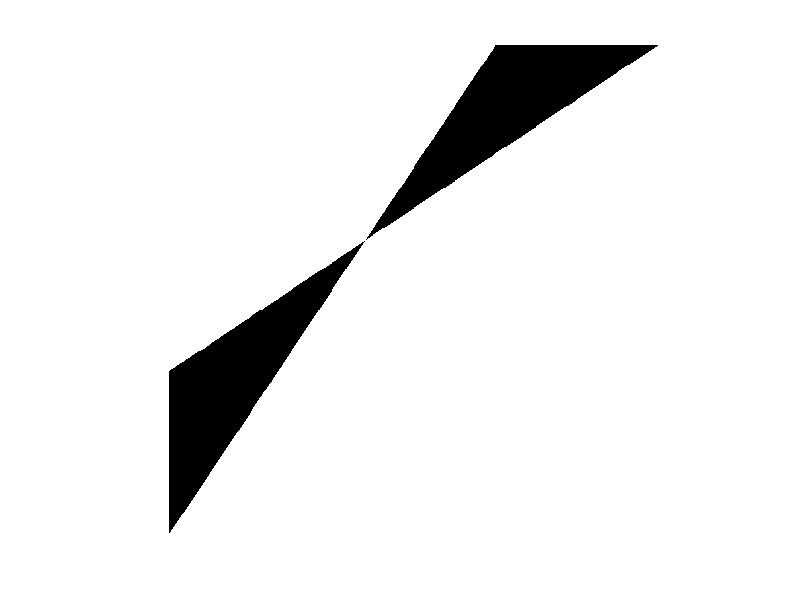
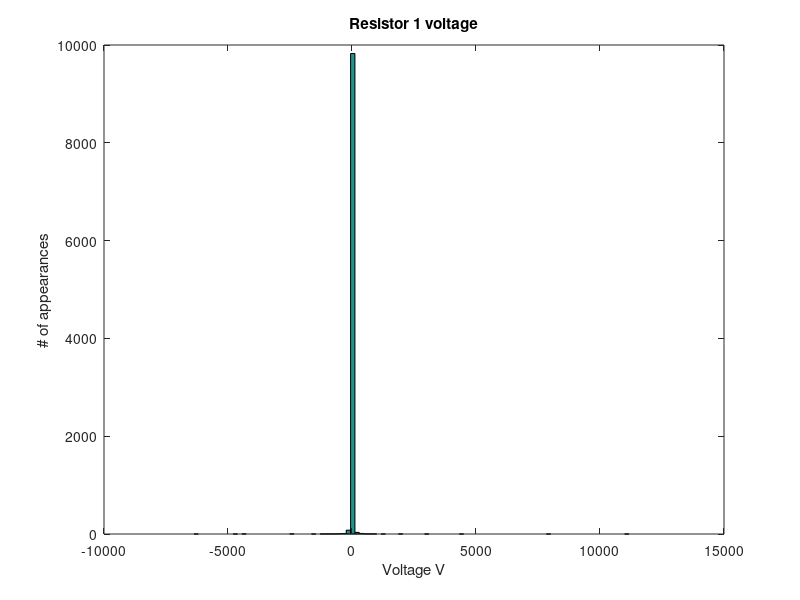
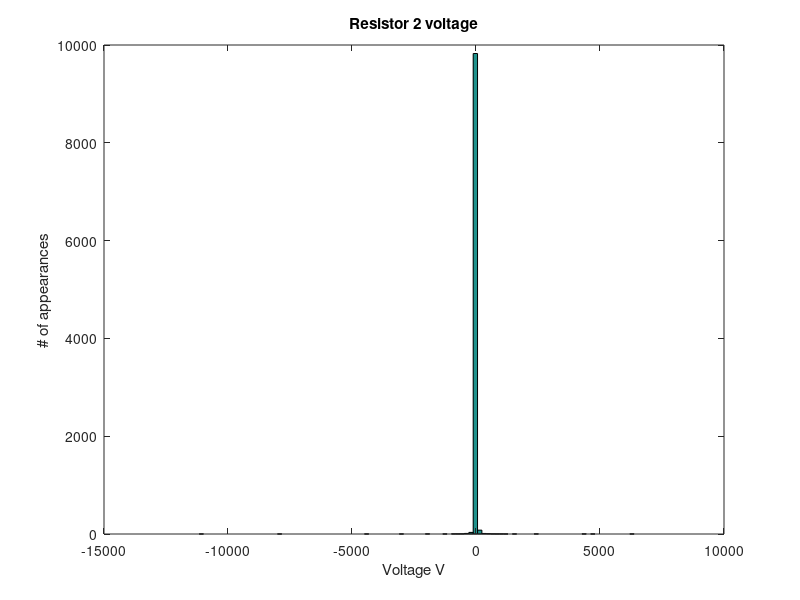

The MATLAB script that drew these images, in order:
%% part c
% C#1
r1 = input('Enter resistor 1 value: ');
r2 = input('Enter resistor 2 value: ');
source = input('Enter source voltage value: ');
tol1 = input('Enter tolerance 1 value as a decimal: ');
tol2 = input('Enter tolerance 2 value as a decimal: ');
atol1 = input('Enter acceptable tolerance 1 value as a decimal: ');
atol2 = input('Enter acceptable tolerance 2 value as a decimal: ');
% C#2
voltage1 = (r1 / (r1 + r2)) * source;
voltage2 = (r2 / (r1 + r2)) * source;
min1 = r1 - r1*tol1;
max1 = r1 + r1*tol1;
min2 = r2 - r2*tol2;
max2 = r2 + r2*tol2;
acceptableV1min = voltage1 - voltage1 * atol1;
acceptableV2min = voltage2 - voltage2 * atol2;
acceptableV1max = voltage1 * atol1 + voltage1;
acceptableV2max = voltage2 * atol2 + voltage2;
% C#3
range1 = min1:(max1-min1)/500:max1;
range2 = min2:(max2-min2)/500:max2;
results = zeros(500,500);
for x = 1:length(range1)
    for y = 1:length(range2)
        v1 = (range1(x)/(range1(x) + range2(y)))*source;
        if (v1 < acceptableV1min || v1 > acceptableV1max)
            results(x,y) = 0;
        else
            results(x,y) = 255;
        end
    end
end
% C#4
imshow(uint8(results))
% Part D
nominal1_value = r1;
nominal2_value = r2;
range1 = tol1 * nominal1_value;
range2 = tol2 * nominal2_value;
newr1 = zeros(1,10000);
newr2 = zeros(1,10000);
count = 0;
for z = 1:10000
    resistor1_value = nominal1_value + range1/2*randn(1);
    resistor2_value = nominal2_value + range2/2*randn(1);
    newr1(z) = (resistor1_value / (resistor1_value + resistor2_value)) * source;
    newr2(z) = (resistor2_value / (resistor1_value + resistor2_value)) * source;
    if (newr1(z) < acceptableV1min || newr1(z) > acceptableV1max)
        count = count + 1;
    end
end
figure; hist(newr1,100); xlabel('Voltage V'); ylabel('# of appearances'); title('Resistor 1 voltage');
figure; hist(newr2,100); xlabel('Voltage V'); ylabel('# of appearances'); title('Resistor 2 voltage');
probability = (count/10000) * 100;
fprintf('Probability is: %0.2f percent \nNumber of incorrect circuits: %i \n)',probability,count);
